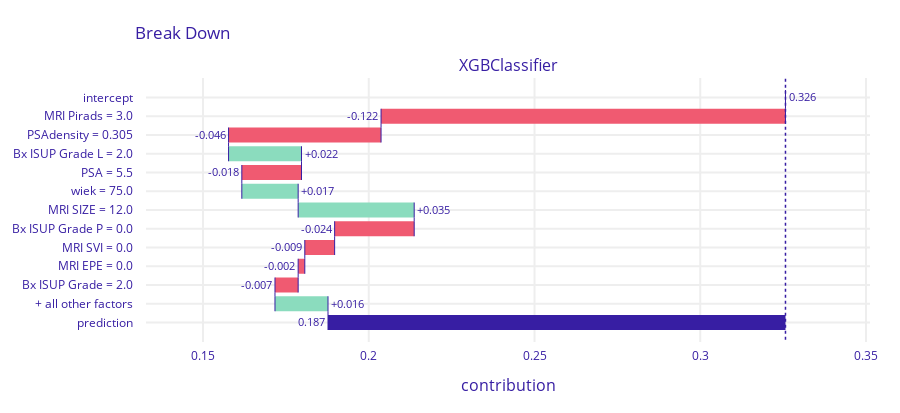

This figure's notebook cell:
### Code cell
explainer.predict_parts(a).plot()

### Figure 1 — Plotly figure (JSON) as saved in the notebook; plotly's stock layout.template omitted (floating-point values rounded to 4 significant figures)
{"data": [{"base": 0.3257, "connector": {"line": {"color": "#371ea3", "dash": "solid", "width": 1}, "mode": "spanning"}, "decreasing": {"marker": {"color": "#f05a71"}}, "hoverinfo": "text+delta", "hoverlabel": {"bgcolor": "rgba(0,0,0,0.8)"}, "hovertext": ["Average response: 0.326<br>Prediction: 0.187", "MRI Pirads = 3.0<br>decreases average response by", "PSAdensity = 0.305<br>decreases average response by", "Bx ISUP Grade L = 2.0<br>increases average response by", "PSA = 5.5<br>decreases average response by", "wiek = 75.0<br>increases average response by", "MRI SIZE = 12.0<br>increases average response by", "Bx ISUP Grade P = 0.0<br>decreases average response by", "MRI SVI = 0.0<br>decreases average response by", "MRI EPE = 0.0<br>decreases average response by", "Bx ISUP Grade = 2.0<br>decreases average response by", "+ all other factors<br>increases average response by", "Average response: 0.326<br>Prediction: 0.187"], "increasing": {"marker": {"color": "#8bdcbe"}}, "measure": ["relative", "relative", "relative", "relative", "relative", "relative", "relative", "relative", "relative", "relative", "relative", "relative", "total"], "orientation": "h", "showlegend": false, "text": ["0.326", "-0.122", "-0.046", "+0.022", "-0.018", "+0.017", "+0.035", "-0.024", "-0.009", "-0.002", "-0.007", "+0.016", "0.187"], "textposition": "outside", "totals": {"marker": {"color": "#371ea3"}}, "type": "waterfall", "x": [0, -0.122, -0.046, 0.022, -0.018, 0.017, 0.035, -0.024, -0.009, -0.002, -0.007, 0.016, -0.139], "xaxis": "x", "y": ["intercept", "MRI Pirads = 3.0", "PSAdensity = 0.305", "Bx ISUP Grade L = 2.0", "PSA = 5.5", "wiek = 75.0", "MRI SIZE = 12.0", "Bx ISUP Grade P = 0.0", "MRI SVI = 0.0", "MRI EPE = 0.0", "Bx ISUP Grade = 2.0", "+ all other factors", "prediction"], "yaxis": "y"}], "layout": {"annotations": [{"font": {"size": 16}, "showarrow": false, "text": "XGBClassifier", "x": 0.5, "xanchor": "center", "xref": "paper", "y": 1, "yanchor": "bottom", "yref": "paper"}, {"font": {"size": 16}, "showarrow": false, "text": "contribution", "x": 0.5, "xanchor": "center", "xref": "paper", "y": 0, "yanchor": "top", "yref": "paper", "yshift": -30}], "font": {"color": "#371ea3"}, "height": 413, "margin": {"b": 71, "r": 30, "t": 78}, "shapes": [{"line": {"color": "#371ea3", "dash": "dot", "width": 1.5}, "type": "line", "x0": 0.3257, "x1": 0.3257, "xref": "x", "y0": -1, "y1": 13, "yref": "y"}], "title": {"text": "Break Down", "x": 0.15}, "xaxis": {"anchor": "y", "automargin": true, "domain": [0, 1], "fixedrange": true, "gridwidth": 2, "range": [0.1328, 0.3512], "tickcolor": "white", "ticklen": 3, "ticks": "outside", "type": "linear", "zeroline": false}, "yaxis": {"anchor": "x", "automargin": true, "autorange": "reversed", "domain": [0, 1], "fixedrange": true, "gridwidth": 2, "tickcolor": "white", "ticklen": 10, "ticks": "outside", "type": "category"}}}
